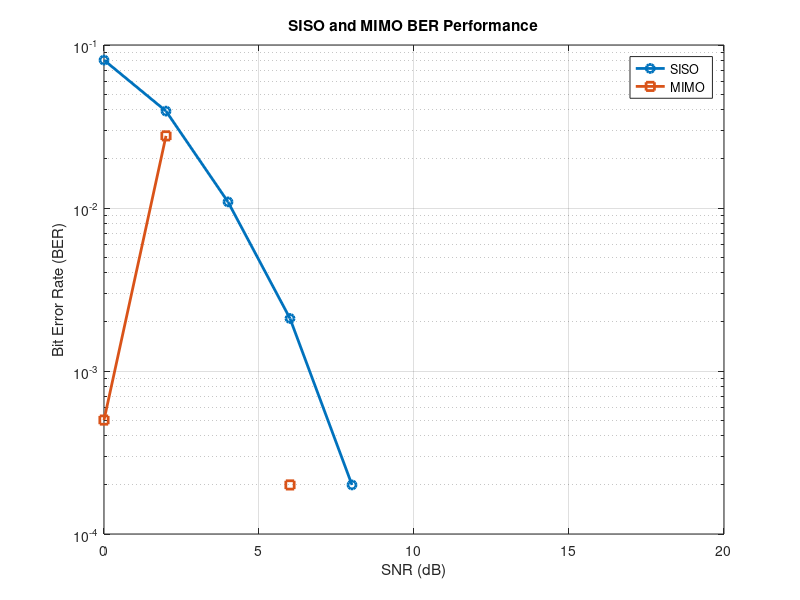

This chart was generated by the following MATLAB code:

clc;
clear;
close all;

SNR_dB = 0:2:20;

BER_SISO = zeros(size(SNR_dB));
BER_MIMO = zeros(size(SNR_dB));

for k = 1:length(SNR_dB)

    N = 10000;
    bits = randi([0 1], N, 1);
    tx = 2 * bits - 1;

    snrLin = 10^(SNR_dB(k) / 10);

    % SISO System
    noise = randn(N, 1) / sqrt(2 * snrLin);
    rx = tx + noise;
    bits_hat = real(rx) > 0;

    BER_SISO(k) = mean(bits_hat ~= bits);

    % Simple 2x2 MIMO Equivalent Link
    H = (randn(2,2) + 1j * randn(2,2)) / sqrt(2);
    h_eff = sqrt(sum(abs(H(:)).^2) / 2);

    noise2 = randn(N, 1) / sqrt(2 * snrLin);
    rx2 = h_eff * tx + noise2;
    bits_hat2 = real(rx2) > 0;

    BER_MIMO(k) = mean(bits_hat2 ~= bits);

end

% Plot BER Performance
figure;

semilogy(SNR_dB, BER_SISO, 'o-', 'LineWidth', 2);
hold on;

semilogy(SNR_dB, BER_MIMO, 's-', 'LineWidth', 2);

grid on;
xlabel('SNR (dB)');
ylabel('Bit Error Rate (BER)');
title('SISO and MIMO BER Performance');

legend('SISO', 'MIMO');
